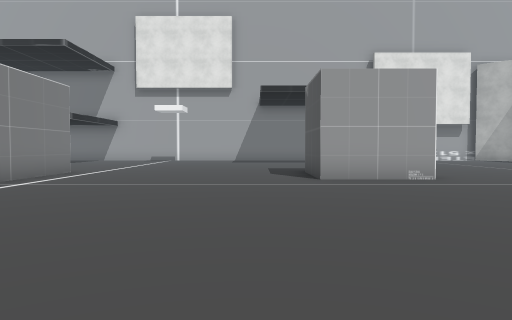
view 1 (above)

24 first-person views from a walk through a Unity game level. The camera is 1.4 m above the floor, tilts 2° down and sees 70° across. The floor is counted in squares, 2 m on a side. Each view is taken from the middle of a square. On the plan, view 1 faces up. The plan holds only what a view shows up to about 11 squares ahead; the rest is blank. The place goes on beyond the plan. The player is left out. Some surface patterns are stand-ins.

view 2
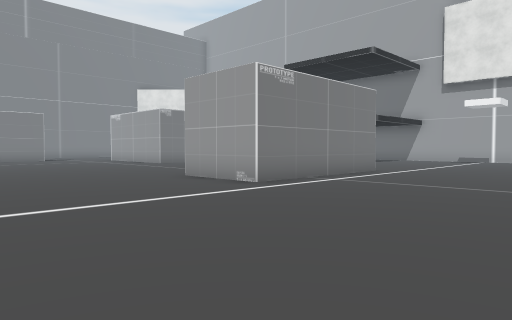

view 3
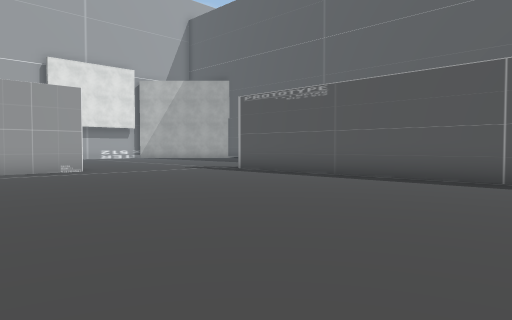

view 4
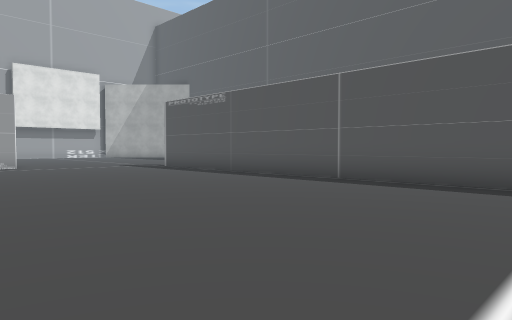

view 5
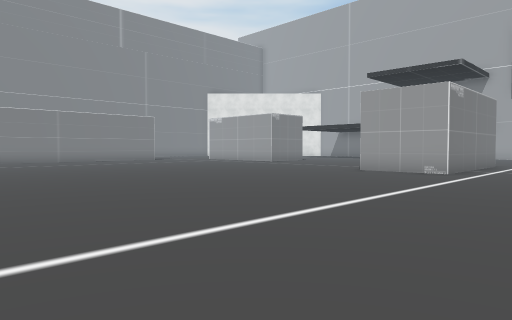

view 6
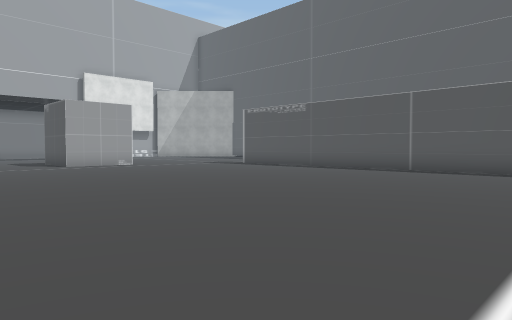

view 7
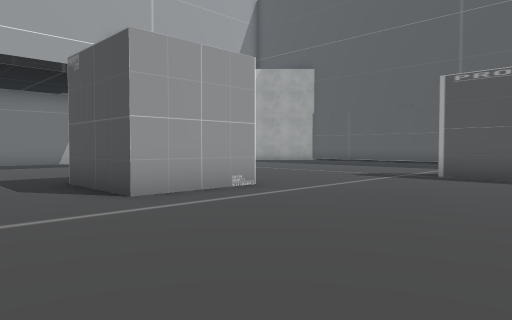

view 8
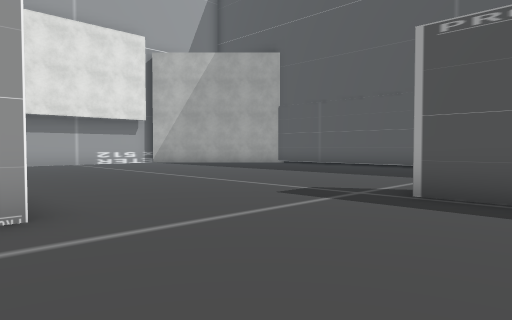

view 9
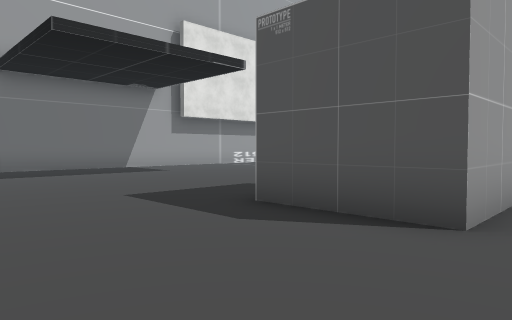

view 10
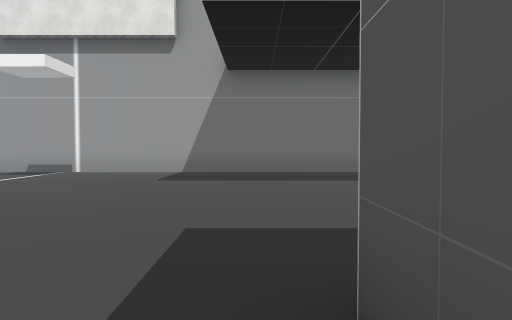

view 11
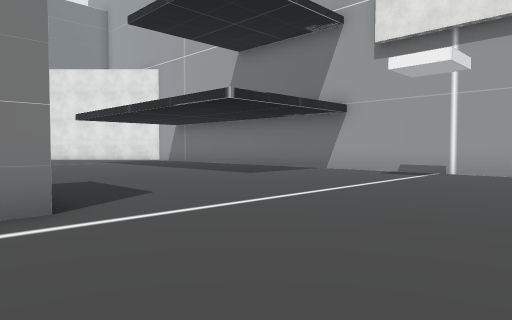

view 12
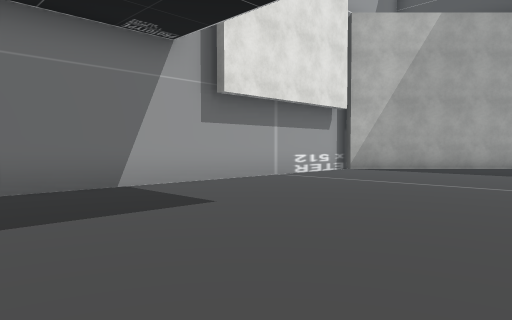

view 13
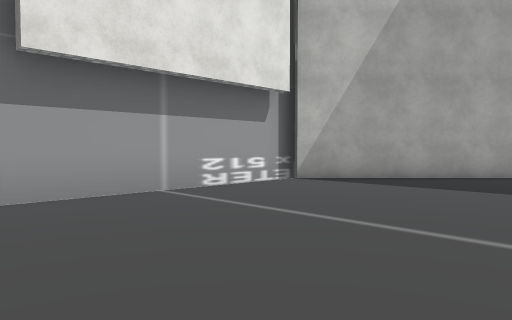

view 14
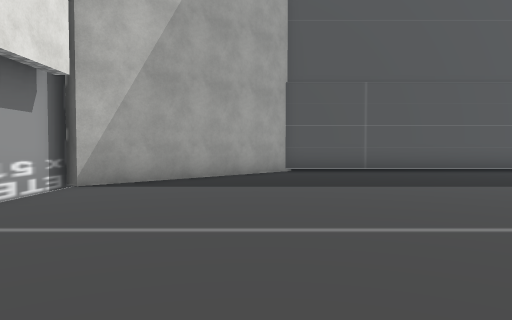

view 15
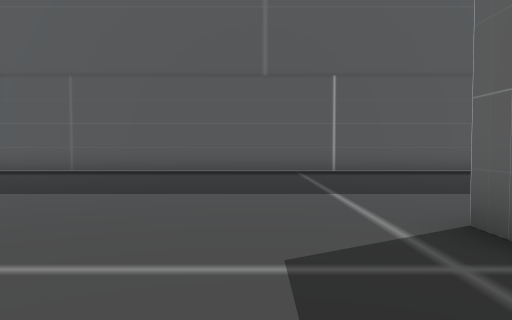

view 16
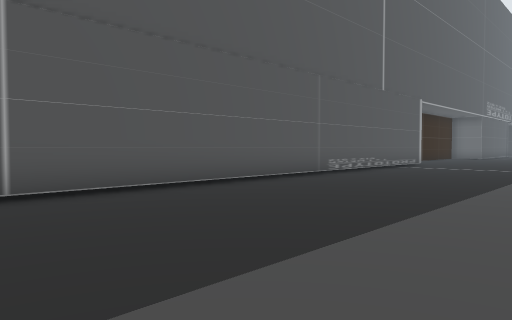

view 17
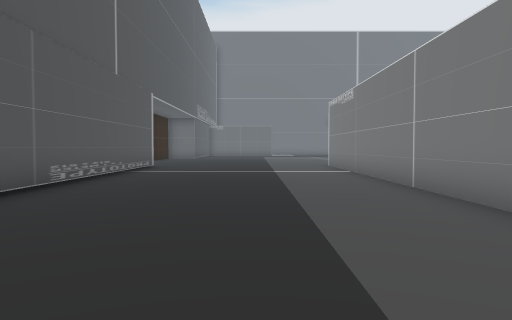

view 18
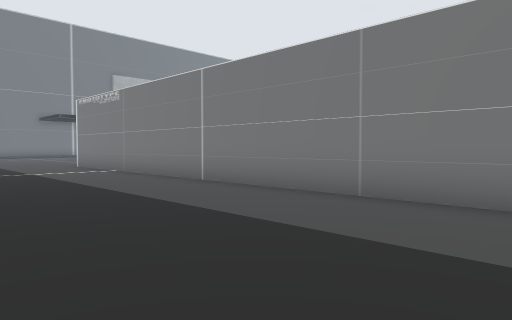

view 19
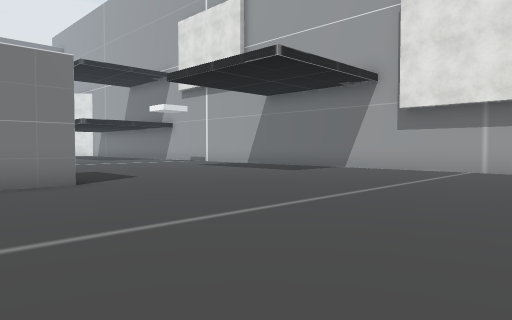

view 20
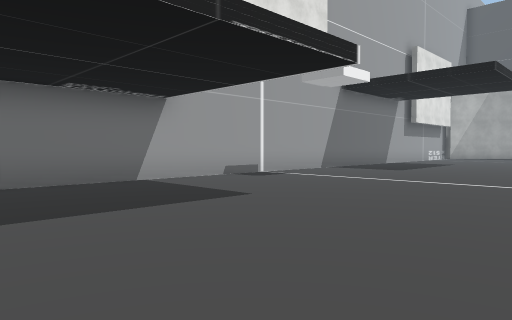

view 21
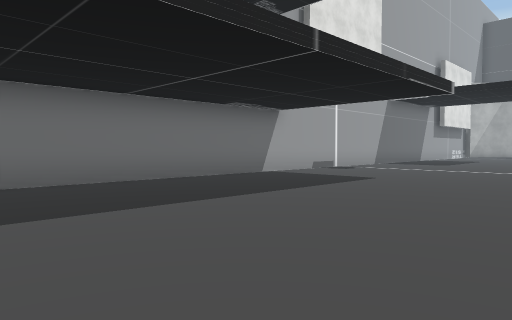

view 22
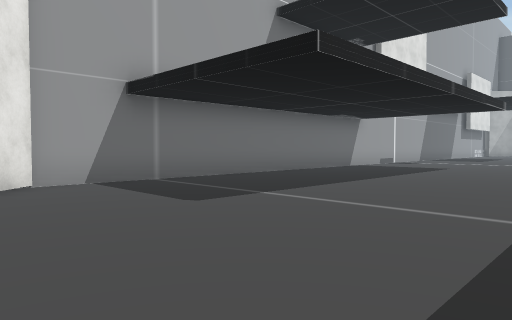

view 23
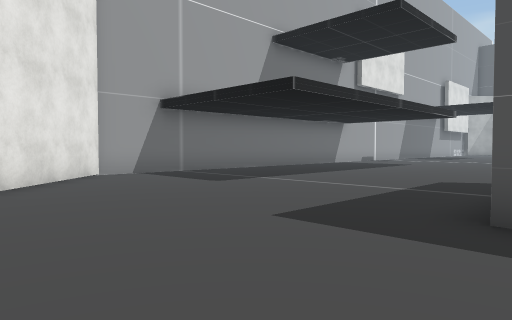

view 24
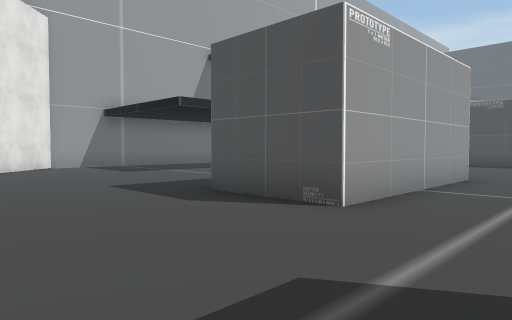

### Floor plan
Points are (right, up) in squares from view 1. A wall is a line through its corners. A room is listed if a view was taken in it or the views show most of it. See-through windows are left out.
Room 1 (views 1, 2, 3, 4, 5, 6, 7, 8, 9, 10, 11, 12, 13, 14, 15, 16, 17, 18, 19, 20, 21, 22, 23, 24)
walls: (-5.2, 10.2) (-5.2, 5.2) (-7.8, 5.2); (4, 7.9) (1.4, 7.9) (1.4, 10.5); (3.9, 10.5) (3.9, 9.1); (-14.1, 8.3) (-19.2, 8.3) (-19.2, 10.9); (8.6, 6.1) (9.2, 6.1); (9.2, 4.2) (9.2, -6); (8.3, -4.8) (8.3, 6.1); (11.9, 19.6) (-19.2, 19.6) (-21.9, 16.9); (15.6, -6) (15.6, 15.1) (11.5, 19.2)

Where each view was taken, in squares from view 1:
view 1: 0 up, 0 right, facing up
view 2: 0 up, 0 right, facing up-left
view 3: 3 down, 0 right, facing up-right
view 4: 6 down, 1 right, facing up-right
view 5: 5 down, 2 left, facing up-left
view 6: 6 down, 3 left, facing up-right
view 7: 3 up, 1 left, facing up-right
view 8: 4 up, 3 right, facing up-right
view 9: 7 up, 2 left, facing up-right
view 10: 9 up, 1 right, facing up
view 11: 9 up, 1 left, facing up-left
view 12: 13 up, 1 right, facing up-right
view 13: 14 up, 5 right, facing up-right
view 14: 16 up, 5 right, facing right
view 15: 8 up, 6 right, facing right
view 16: 7 up, 10 right, facing down-right
view 17: 5 up, 12 right, facing down
view 18: 5 up, 14 right, facing down-left
view 19: 8 up, 11 right, facing up-left
view 20: 12 up, 12 left, facing up-right
view 21: 12 up, 16 left, facing up-right
view 22: 12 up, 21 left, facing up-right
view 23: 10 up, 23 left, facing up-right
view 24: 6 up, 23 left, facing up-right
